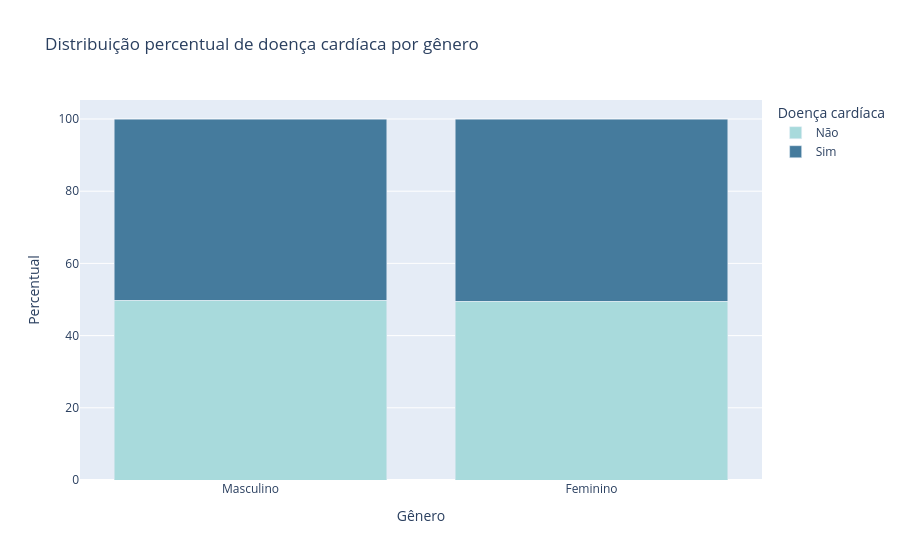

The notebook cell saved with this chart:
### Code cell
base_grouped = base.groupby(['gender', 'cardio_disease']).size().reset_index(name='count')

# Trocar 0 e 1 por Não e Sim
base_grouped['gender'] = base_grouped['gender'].map({
    1: 'Masculino',
    2: 'Feminino'
})

# Ajustando cardio_disease para texto
base_grouped['cardio_disease'] = base_grouped['cardio_disease'].map({
    0: 'Não',
    1: 'Sim'
})

base_grouped['percent'] = base_grouped.groupby('gender')['count'].transform(
    lambda x: x / x.sum() * 100
)

fig = px.bar(
    base_grouped,
    x='gender',
    y='percent',
    color='cardio_disease',
    barmode='stack',
    title='Distribuição percentual de doença cardíaca por gênero',
    labels={
        'gender': 'Gênero',
        'percent': 'Percentual',
        'cardio': 'Doença cardíaca'
    },
    color_discrete_map={
        'Não': '#a8dadc',
        'Sim': '#457b9d'
    }
)

# Alterando o nome da legenda
fig.update_layout(
    legend_title_text='Doença cardíaca'
)

fig.show()

### Figure 1 — Plotly figure (JSON) as saved in the notebook; plotly's stock layout.template omitted (floating-point values rounded to 4 significant figures)
{"data": [{"hovertemplate": "cardio_disease=Não<br>Gênero=%{x}<br>Percentual=%{y}<extra></extra>", "legendgroup": "Não", "marker": {"color": "#a8dadc", "pattern": {"shape": ""}}, "name": "Não", "orientation": "v", "showlegend": true, "textposition": "auto", "type": "bar", "x": ["Masculino", "Feminino"], "xaxis": "x", "y": [49.76, 49.53], "yaxis": "y"}, {"hovertemplate": "cardio_disease=Sim<br>Gênero=%{x}<br>Percentual=%{y}<extra></extra>", "legendgroup": "Sim", "marker": {"color": "#457b9d", "pattern": {"shape": ""}}, "name": "Sim", "orientation": "v", "showlegend": true, "textposition": "auto", "type": "bar", "x": ["Masculino", "Feminino"], "xaxis": "x", "y": [50.24, 50.47], "yaxis": "y"}], "layout": {"barmode": "stack", "legend": {"title": {"text": "Doença cardíaca"}, "tracegroupgap": 0}, "title": {"text": "Distribuição percentual de doença cardíaca por gênero"}, "xaxis": {"anchor": "y", "domain": [0, 1], "title": {"text": "Gênero"}}, "yaxis": {"anchor": "x", "domain": [0, 1], "title": {"text": "Percentual"}}}}
